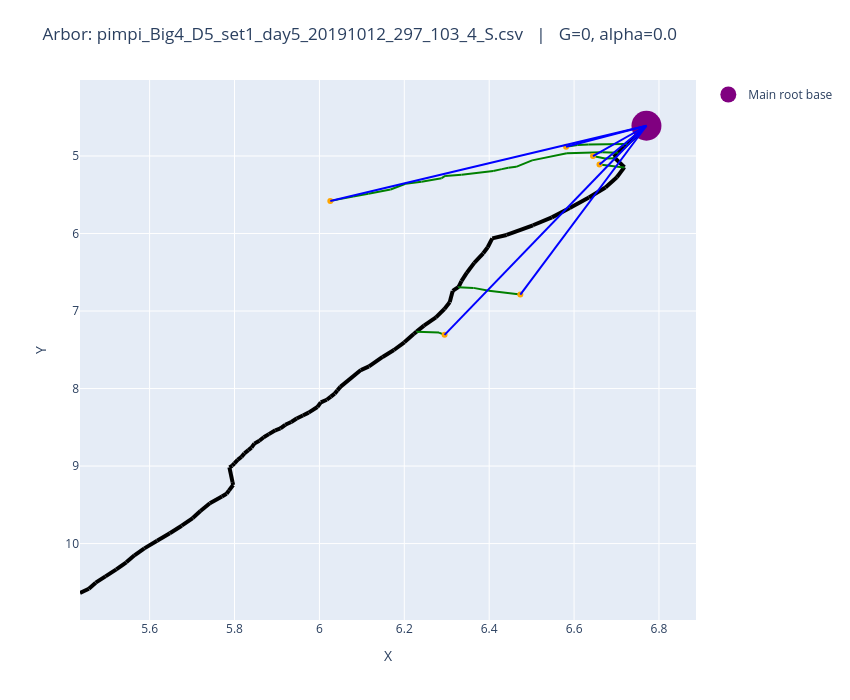
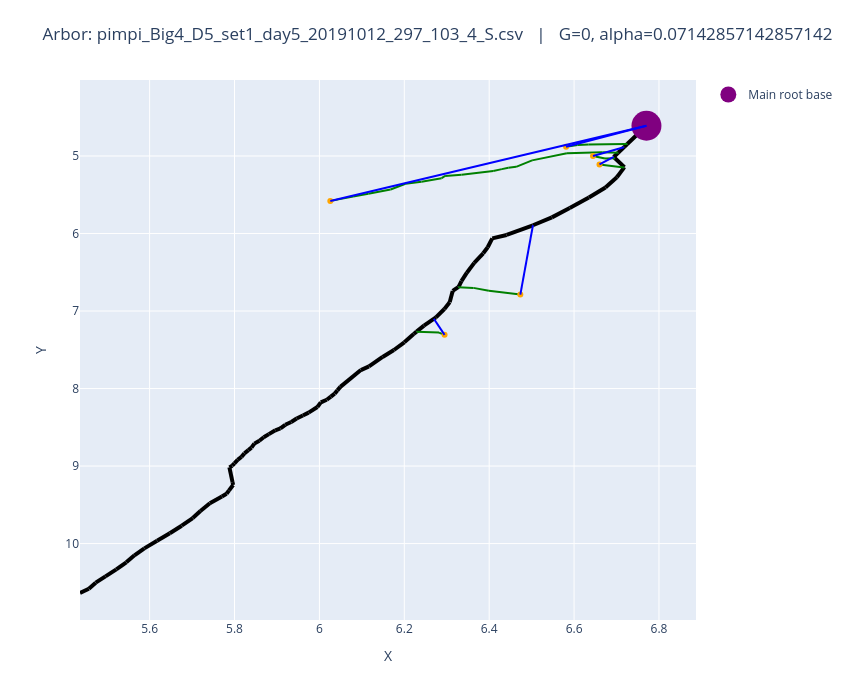
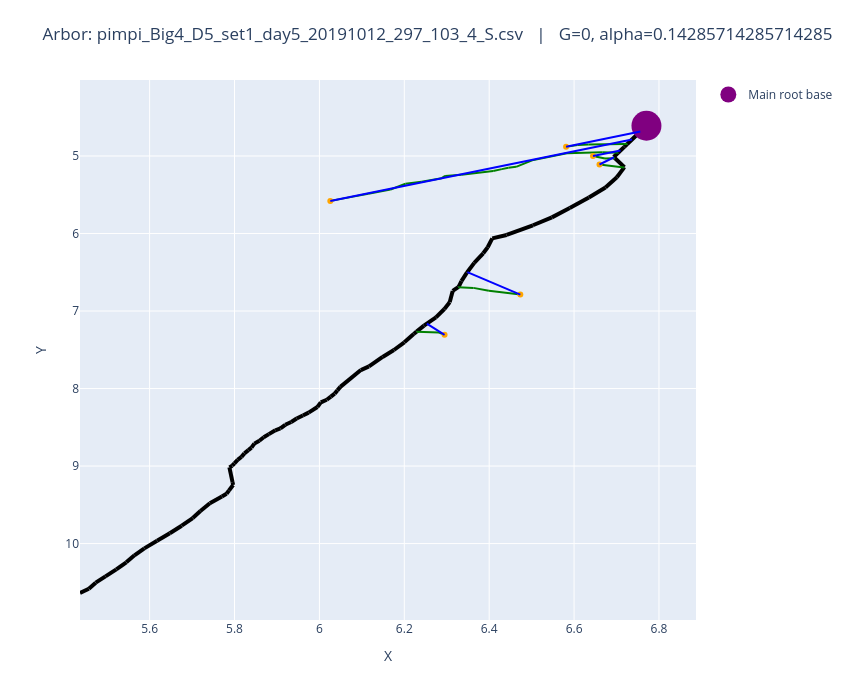
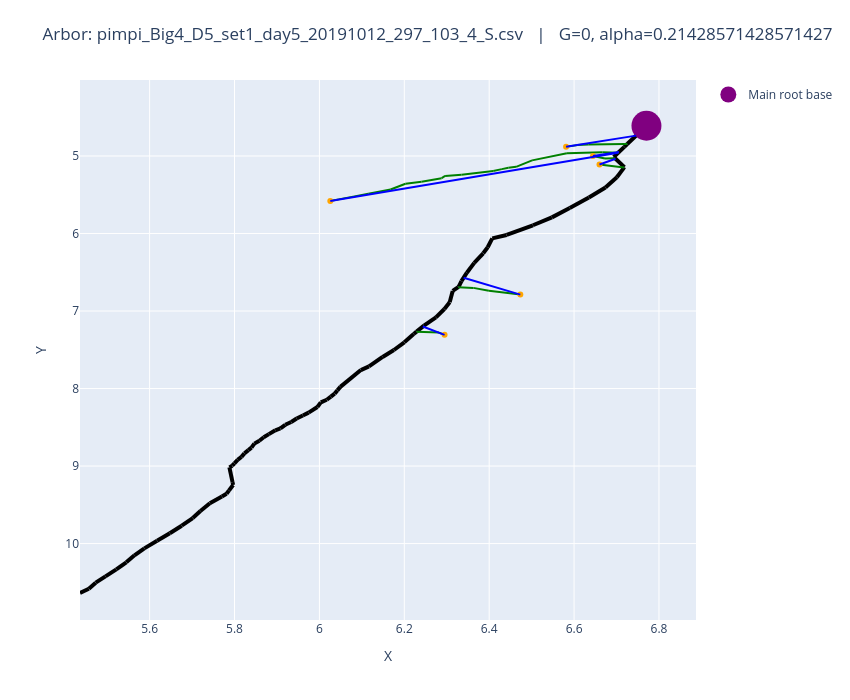

Notebook code cell kept with these figures, in order:
### Code cell
fname = last_day_files[0]
alphas = np.linspace(0, 1, 15)
evaluated = []

for a in alphas:
    draw.plot_arbors(fname, 0, a)
    evaluated.append(pg.evaluate_parameters(i, 0, a))
